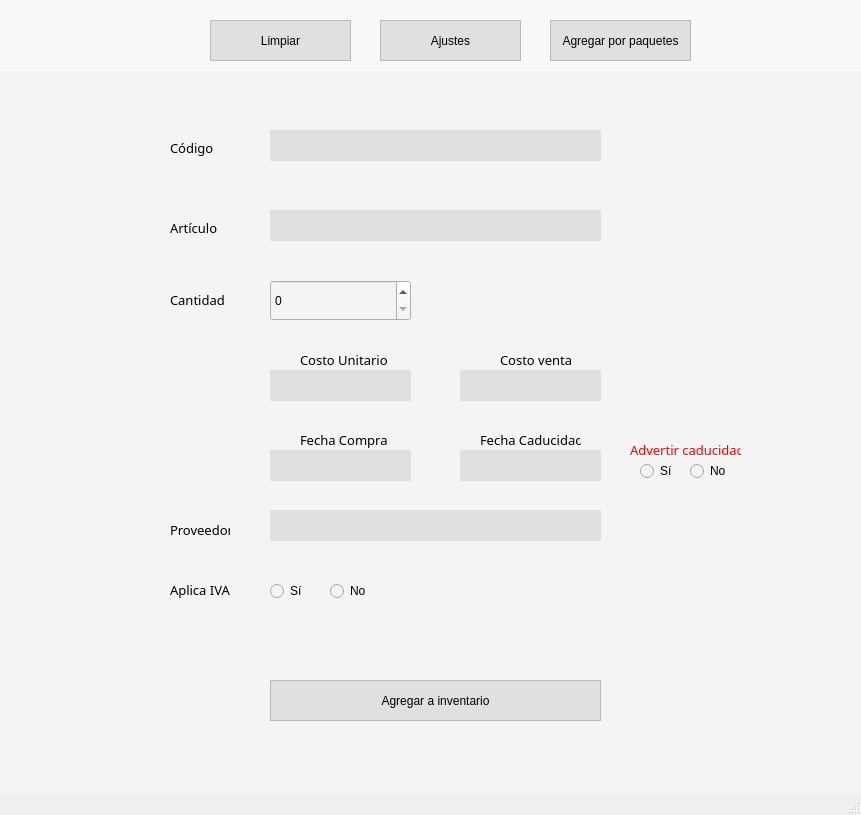
<?xml version="1.0" encoding="UTF-8"?>
<ui version="4.0">
 <class>MainWindow</class>
 <widget class="QMainWindow" name="MainWindow">
  <property name="geometry">
   <rect>
    <x>0</x>
    <y>0</y>
    <width>861</width>
    <height>815</height>
   </rect>
  </property>
  <property name="windowTitle">
   <string>MainWindow</string>
  </property>
  <property name="styleSheet">
   <string notr="true">QLabel{
	color: black;
}</string>
  </property>
  <widget class="QWidget" name="centralwidget">
   <widget class="QLabel" name="label">
    <property name="geometry">
     <rect>
      <x>180</x>
      <y>370</y>
      <width>61</width>
      <height>16</height>
     </rect>
    </property>
    <property name="font">
     <font>
      <family>Bahnschrift Light</family>
      <pointsize>12</pointsize>
     </font>
    </property>
    <property name="text">
     <string>Código</string>
    </property>
   </widget>
   <widget class="QWidget" name="widget_2" native="true">
    <property name="geometry">
     <rect>
      <x>-10</x>
      <y>0</y>
      <width>921</width>
      <height>861</height>
     </rect>
    </property>
    <property name="styleSheet">
     <string notr="true">
	background: #f4f4f4;</string>
    </property>
    <widget class="QLineEdit" name="lineEdit">
     <property name="geometry">
      <rect>
       <x>280</x>
       <y>130</y>
       <width>331</width>
       <height>31</height>
      </rect>
     </property>
     <property name="styleSheet">
      <string notr="true">QLineEdit {

border: None;
background-color: #E0E0E0;
left: 5px;
color: black;

}</string>
     </property>
    </widget>
    <widget class="QLineEdit" name="lineEdit_2">
     <property name="geometry">
      <rect>
       <x>280</x>
       <y>210</y>
       <width>331</width>
       <height>31</height>
      </rect>
     </property>
     <property name="styleSheet">
      <string notr="true">QLineEdit {

border: None;
background-color: #E0E0E0;
left: 5px;
color: black;

}</string>
     </property>
    </widget>
    <widget class="QLabel" name="label_2">
     <property name="geometry">
      <rect>
       <x>180</x>
       <y>140</y>
       <width>49</width>
       <height>16</height>
      </rect>
     </property>
     <property name="font">
      <font>
       <family>Bahnschrift Light</family>
       <pointsize>10</pointsize>
      </font>
     </property>
     <property name="text">
      <string>Código</string>
     </property>
    </widget>
    <widget class="QLineEdit" name="lineEdit_3">
     <property name="geometry">
      <rect>
       <x>280</x>
       <y>370</y>
       <width>141</width>
       <height>31</height>
      </rect>
     </property>
     <property name="styleSheet">
      <string notr="true">QLineEdit {

border: None;
background-color: #E0E0E0;
left: 5px;
color: black;

}</string>
     </property>
    </widget>
    <widget class="QLineEdit" name="lineEdit_5">
     <property name="geometry">
      <rect>
       <x>280</x>
       <y>450</y>
       <width>141</width>
       <height>31</height>
      </rect>
     </property>
     <property name="styleSheet">
      <string notr="true">QLineEdit {

border: None;
background-color: #E0E0E0;
left: 5px;
color: black;

}</string>
     </property>
    </widget>
    <widget class="QLabel" name="label_3">
     <property name="geometry">
      <rect>
       <x>180</x>
       <y>220</y>
       <width>49</width>
       <height>16</height>
      </rect>
     </property>
     <property name="font">
      <font>
       <family>Bahnschrift Light</family>
       <pointsize>10</pointsize>
      </font>
     </property>
     <property name="text">
      <string>Artículo</string>
     </property>
    </widget>
    <widget class="QLabel" name="label_4">
     <property name="geometry">
      <rect>
       <x>310</x>
       <y>350</y>
       <width>91</width>
       <height>20</height>
      </rect>
     </property>
     <property name="font">
      <font>
       <family>Bahnschrift Light</family>
       <pointsize>10</pointsize>
      </font>
     </property>
     <property name="text">
      <string>Costo Unitario</string>
     </property>
    </widget>
    <widget class="QSpinBox" name="spinBox">
     <property name="geometry">
      <rect>
       <x>280</x>
       <y>280</y>
       <width>141</width>
       <height>41</height>
      </rect>
     </property>
     <property name="styleSheet">
      <string notr="true">color: black;</string>
     </property>
     <property name="maximum">
      <number>10000000</number>
     </property>
    </widget>
    <widget class="QLabel" name="label_5">
     <property name="geometry">
      <rect>
       <x>180</x>
       <y>520</y>
       <width>91</width>
       <height>20</height>
      </rect>
     </property>
     <property name="font">
      <font>
       <family>Bahnschrift Light</family>
       <pointsize>10</pointsize>
      </font>
     </property>
     <property name="text">
      <string>Proveedor</string>
     </property>
    </widget>
    <widget class="QLabel" name="label_7">
     <property name="geometry">
      <rect>
       <x>180</x>
       <y>290</y>
       <width>91</width>
       <height>20</height>
      </rect>
     </property>
     <property name="font">
      <font>
       <family>Bahnschrift Light</family>
       <pointsize>10</pointsize>
      </font>
     </property>
     <property name="text">
      <string>Cantidad</string>
     </property>
    </widget>
    <widget class="QLabel" name="label_9">
     <property name="geometry">
      <rect>
       <x>310</x>
       <y>430</y>
       <width>91</width>
       <height>20</height>
      </rect>
     </property>
     <property name="font">
      <font>
       <family>Bahnschrift Light</family>
       <pointsize>10</pointsize>
      </font>
     </property>
     <property name="text">
      <string>Fecha Compra</string>
     </property>
    </widget>
    <widget class="QLabel" name="label_10">
     <property name="geometry">
      <rect>
       <x>180</x>
       <y>580</y>
       <width>91</width>
       <height>20</height>
      </rect>
     </property>
     <property name="font">
      <font>
       <family>Bahnschrift Light</family>
       <pointsize>10</pointsize>
      </font>
     </property>
     <property name="text">
      <string>Aplica IVA</string>
     </property>
    </widget>
    <widget class="QRadioButton" name="radioButton">
     <property name="geometry">
      <rect>
       <x>280</x>
       <y>580</y>
       <width>81</width>
       <height>22</height>
      </rect>
     </property>
     <property name="styleSheet">
      <string notr="true">color: black;</string>
     </property>
     <property name="text">
      <string>Sí</string>
     </property>
    </widget>
    <widget class="QRadioButton" name="radioButton_2">
     <property name="geometry">
      <rect>
       <x>340</x>
       <y>580</y>
       <width>81</width>
       <height>22</height>
      </rect>
     </property>
     <property name="styleSheet">
      <string notr="true">color: black;</string>
     </property>
     <property name="text">
      <string>No</string>
     </property>
    </widget>
    <widget class="QLineEdit" name="lineEdit_7">
     <property name="geometry">
      <rect>
       <x>470</x>
       <y>450</y>
       <width>141</width>
       <height>31</height>
      </rect>
     </property>
     <property name="styleSheet">
      <string notr="true">QLineEdit {

border: None;
background-color: #E0E0E0;
left: 5px;
color: black;

}</string>
     </property>
    </widget>
    <widget class="QLabel" name="label_11">
     <property name="geometry">
      <rect>
       <x>490</x>
       <y>430</y>
       <width>101</width>
       <height>20</height>
      </rect>
     </property>
     <property name="font">
      <font>
       <family>Bahnschrift Light</family>
       <pointsize>10</pointsize>
      </font>
     </property>
     <property name="text">
      <string>Fecha Caducidad</string>
     </property>
    </widget>
    <widget class="QPushButton" name="pushButton_4">
     <property name="geometry">
      <rect>
       <x>280</x>
       <y>680</y>
       <width>331</width>
       <height>41</height>
      </rect>
     </property>
     <property name="cursor">
      <cursorShape>PointingHandCursor</cursorShape>
     </property>
     <property name="styleSheet">
      <string notr="true">QPushButton{
color: black;
background: #E0E0E0;
border: 1px solid #BABABA;
}
:hover{
border: 1px solid blue;
background: #BABABA;
}</string>
     </property>
     <property name="text">
      <string>Agregar a inventario</string>
     </property>
     <property name="icon">
      <iconset>
       <normaloff>../IMGS/24.png</normaloff>../IMGS/24.png</iconset>
     </property>
     <property name="iconSize">
      <size>
       <width>12</width>
       <height>16</height>
      </size>
     </property>
    </widget>
    <widget class="QLabel" name="label_12">
     <property name="geometry">
      <rect>
       <x>640</x>
       <y>440</y>
       <width>111</width>
       <height>20</height>
      </rect>
     </property>
     <property name="font">
      <font>
       <family>Bahnschrift Light</family>
       <pointsize>10</pointsize>
      </font>
     </property>
     <property name="styleSheet">
      <string notr="true">color: red;</string>
     </property>
     <property name="text">
      <string>Advertir caducidad</string>
     </property>
    </widget>
    <widget class="QRadioButton" name="radioButton_3">
     <property name="geometry">
      <rect>
       <x>650</x>
       <y>460</y>
       <width>41</width>
       <height>22</height>
      </rect>
     </property>
     <property name="styleSheet">
      <string notr="true">color: black;</string>
     </property>
     <property name="text">
      <string>Sí</string>
     </property>
    </widget>
    <widget class="QRadioButton" name="radioButton_4">
     <property name="geometry">
      <rect>
       <x>700</x>
       <y>460</y>
       <width>41</width>
       <height>22</height>
      </rect>
     </property>
     <property name="styleSheet">
      <string notr="true">color: black;</string>
     </property>
     <property name="text">
      <string>No</string>
     </property>
    </widget>
    <widget class="QLineEdit" name="lineEdit_4">
     <property name="geometry">
      <rect>
       <x>470</x>
       <y>370</y>
       <width>141</width>
       <height>31</height>
      </rect>
     </property>
     <property name="styleSheet">
      <string notr="true">QLineEdit {

border: None;
background-color: #E0E0E0;
left: 5px;
color: black;

}</string>
     </property>
    </widget>
    <widget class="QLabel" name="label_13">
     <property name="geometry">
      <rect>
       <x>510</x>
       <y>350</y>
       <width>91</width>
       <height>20</height>
      </rect>
     </property>
     <property name="font">
      <font>
       <family>Bahnschrift Light</family>
       <pointsize>10</pointsize>
      </font>
     </property>
     <property name="text">
      <string>Costo venta</string>
     </property>
    </widget>
    <widget class="QPushButton" name="pushButton">
     <property name="geometry">
      <rect>
       <x>220</x>
       <y>120</y>
       <width>21</width>
       <height>20</height>
      </rect>
     </property>
     <property name="cursor">
      <cursorShape>PointingHandCursor</cursorShape>
     </property>
     <property name="styleSheet">
      <string notr="true">border: none;</string>
     </property>
     <property name="text">
      <string/>
     </property>
     <property name="icon">
      <iconset>
       <normaloff>../IMGS/23.png</normaloff>../IMGS/23.png</iconset>
     </property>
    </widget>
    <widget class="QPushButton" name="pushButton_9">
     <property name="geometry">
      <rect>
       <x>750</x>
       <y>430</y>
       <width>21</width>
       <height>20</height>
      </rect>
     </property>
     <property name="cursor">
      <cursorShape>PointingHandCursor</cursorShape>
     </property>
     <property name="styleSheet">
      <string notr="true">border: none;</string>
     </property>
     <property name="text">
      <string/>
     </property>
     <property name="icon">
      <iconset>
       <normaloff>../IMGS/23.png</normaloff>../IMGS/23.png</iconset>
     </property>
    </widget>
    <widget class="QPushButton" name="pushButton_10">
     <property name="geometry">
      <rect>
       <x>240</x>
       <y>570</y>
       <width>21</width>
       <height>20</height>
      </rect>
     </property>
     <property name="cursor">
      <cursorShape>PointingHandCursor</cursorShape>
     </property>
     <property name="styleSheet">
      <string notr="true">border: none;</string>
     </property>
     <property name="text">
      <string/>
     </property>
     <property name="icon">
      <iconset>
       <normaloff>../IMGS/23.png</normaloff>../IMGS/23.png</iconset>
     </property>
    </widget>
    <widget class="QPushButton" name="pushButton_14">
     <property name="geometry">
      <rect>
       <x>590</x>
       <y>420</y>
       <width>21</width>
       <height>20</height>
      </rect>
     </property>
     <property name="cursor">
      <cursorShape>PointingHandCursor</cursorShape>
     </property>
     <property name="styleSheet">
      <string notr="true">border: none;</string>
     </property>
     <property name="text">
      <string/>
     </property>
     <property name="icon">
      <iconset>
       <normaloff>../IMGS/23.png</normaloff>../IMGS/23.png</iconset>
     </property>
    </widget>
    <widget class="QPushButton" name="pushButton_16">
     <property name="geometry">
      <rect>
       <x>240</x>
       <y>510</y>
       <width>21</width>
       <height>20</height>
      </rect>
     </property>
     <property name="cursor">
      <cursorShape>PointingHandCursor</cursorShape>
     </property>
     <property name="styleSheet">
      <string notr="true">border: none;</string>
     </property>
     <property name="text">
      <string/>
     </property>
     <property name="icon">
      <iconset>
       <normaloff>../IMGS/23.png</normaloff>../IMGS/23.png</iconset>
     </property>
    </widget>
    <widget class="QLineEdit" name="lineEdit_14">
     <property name="geometry">
      <rect>
       <x>280</x>
       <y>510</y>
       <width>331</width>
       <height>31</height>
      </rect>
     </property>
     <property name="styleSheet">
      <string notr="true">QLineEdit {

border: None;
background-color: #E0E0E0;
left: 5px;
color: black;

}</string>
     </property>
    </widget>
    <widget class="QWidget" name="widget_3" native="true">
     <property name="geometry">
      <rect>
       <x>0</x>
       <y>0</y>
       <width>871</width>
       <height>71</height>
      </rect>
     </property>
     <property name="styleSheet">
      <string notr="true">background: #f8f8f8;</string>
     </property>
     <widget class="QPushButton" name="pushButton_6">
      <property name="geometry">
       <rect>
        <x>390</x>
        <y>20</y>
        <width>141</width>
        <height>41</height>
       </rect>
      </property>
      <property name="cursor">
       <cursorShape>PointingHandCursor</cursorShape>
      </property>
      <property name="styleSheet">
       <string notr="true">QPushButton{
color: black;
background: #E0E0E0;
border: 1px solid #BABABA;
}
:hover{
border: 1px solid blue;
background: #BABABA;
}</string>
      </property>
      <property name="text">
       <string>Ajustes</string>
      </property>
      <property name="icon">
       <iconset>
        <normaloff>../IMGS/25.png</normaloff>../IMGS/25.png</iconset>
      </property>
      <property name="iconSize">
       <size>
        <width>12</width>
        <height>16</height>
       </size>
      </property>
     </widget>
     <widget class="QPushButton" name="pushButton_5">
      <property name="geometry">
       <rect>
        <x>220</x>
        <y>20</y>
        <width>141</width>
        <height>41</height>
       </rect>
      </property>
      <property name="cursor">
       <cursorShape>PointingHandCursor</cursorShape>
      </property>
      <property name="styleSheet">
       <string notr="true">QPushButton{
color: black;
background: #E0E0E0;
border: 1px solid #BABABA;
}
:hover{
border: 1px solid blue;
background: #BABABA;
}</string>
      </property>
      <property name="text">
       <string>Limpiar</string>
      </property>
      <property name="icon">
       <iconset>
        <normaloff>../IMGS/15.png</normaloff>../IMGS/15.png</iconset>
      </property>
      <property name="iconSize">
       <size>
        <width>12</width>
        <height>16</height>
       </size>
      </property>
     </widget>
    </widget>
    <widget class="QPushButton" name="pushButton_7">
     <property name="geometry">
      <rect>
       <x>560</x>
       <y>20</y>
       <width>141</width>
       <height>41</height>
      </rect>
     </property>
     <property name="cursor">
      <cursorShape>PointingHandCursor</cursorShape>
     </property>
     <property name="styleSheet">
      <string notr="true">QPushButton{
color: black;
background: #E0E0E0;
border: 1px solid #BABABA;
}
:hover{
border: 1px solid blue;
background: #BABABA;
}</string>
     </property>
     <property name="text">
      <string>Agregar por paquetes</string>
     </property>
     <property name="icon">
      <iconset>
       <normaloff>../IMGS/24.png</normaloff>../IMGS/24.png</iconset>
     </property>
     <property name="iconSize">
      <size>
       <width>12</width>
       <height>16</height>
      </size>
     </property>
    </widget>
   </widget>
  </widget>
  <widget class="QStatusBar" name="statusbar"/>
 </widget>
 <resources/>
 <connections/>
</ui>
